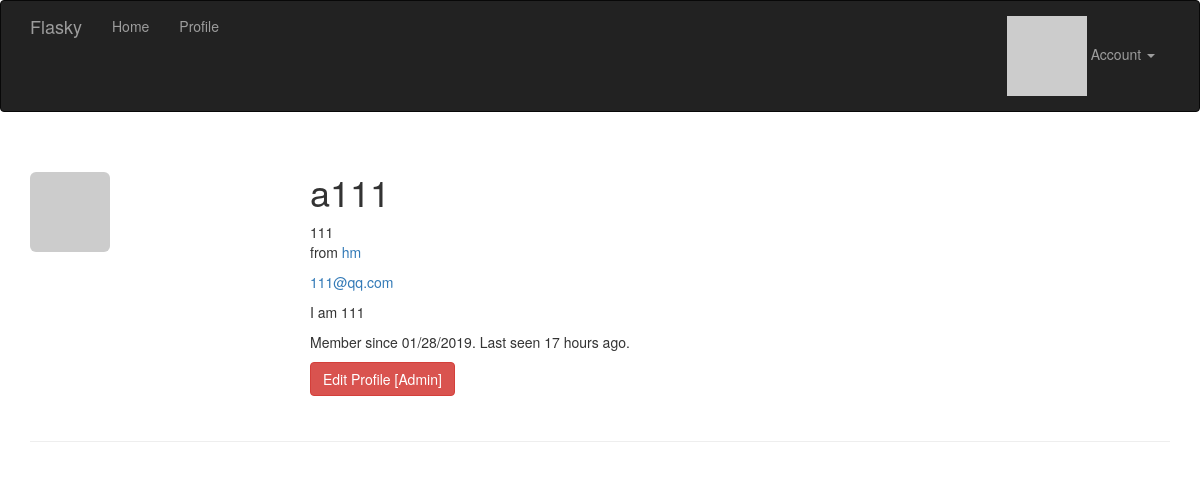
The app's page /user/a111 (signed in) with its own data.
### app/model.py (models this page shows, shortened)
class User(UserMixin,db.Model):
    __tablename__ = 'users'
    id = db.Column(db.Integer,primary_key=True)
    email = db.Column(db.String(64), unique=True, index=True)
    username = db.Column(db.String(64),unique=True)
    role_id = db.Column(db.Integer,db.ForeignKey('roles.id'))
    password_hash = db.Column(db.String(128))
    name = db.Column(db.String(64))  #用户真实姓名
    location = db.Column(db.String(64))  #用户所在地
    about_me = db.Column(db.Text())  #自我介绍
    member_since = db.Column(db.DateTime(),default=datetime.utcnow)  #注册日期
    last_seen = db.Column(db.DateTime(),default=datetime.utcnow)  #最后访问时间
    avatar_hash = db.Column(db.String(32))
    posts = db.relationship('Post',backref='author',lazy='dynamic')
    def can(self,permissions):
        return self.role is not None and (self.role.permissions & permissions) == permissions
    def is_administrator(self):
        return self.can(Permissions.ADMINISTER)
    class AnonymousUser(AnonymousUserMixin):
        def can(self,permissions):
            return False
        def is_administrator(self):
            return False
    login_manager.anonymous_user = AnonymousUser
    def gravatar(self,size=100,default='identicon',rating='g'):
        if request.is_secure:
            url = 'https://secure.gravatar.com/avatar'
        else:
            url = 'http://www.gravatar.com/avatar'
        hash = self.avatar_hash or hashlib.md5(self.email.encode('utf-8')).hexdigest()
        return '{url}/{hash}?s={size}&d={default}&r={rating}'.format(url=url,hash=hash,size=size,default=default,rating=rating)
    def ping(self):
        self.last_seen = datetime.utcnow()
        db.session.add(self)
    @property
    def password(self):
        raise AttributeError('password is not a readable attribute')

### app/main/views.py (the view)
@main.route('/user/<username>')
@login_required
def user(username):
    user = User.query.filter_by(username=username).first()
    if user is None:
        abort(404)
    return render_template('main/user.html',user=user)

### app/auth/views.py (called while the page is built)
@auth.before_app_request
def before_request():
    if current_user.is_authenticated:
        current_user.ping()

### app/main/__init__.py (called while the page is built)
@main.app_context_processor
def inject_permissions():
    return dict(Permissions=Permissions)

### app/model.py (called while the page is built)
@login_manager.user_loader
def load_user(user_id):
    return User.query.get(int(user_id))

### app/templates/main/user.html (shortened to what this page needs)
{% extends "base.html" %}
{% block page_content %}
<div class="page-header">
    <img class="img-rounded profile-thumbnail" src="{{ user.gravatar(size=256) }}">
    <div class="profile-header">
        <h1>{{ user.username }}</h1>
        {% if user.name or user.location %}
        <p>
            {% if user.name %}{{ user.name }}<br>{% endif %}
            {% if user.location %}
                from <a href="http://maps.google.com/?q={{ user.location }}">{{ user.location }}</a><br>
            {% endif %}
        </p>
        {% endif %}
        {% if current_user.is_administrator() %}
        <p><a href="mailto:{{ user.email }}">{{ user.email }}</a></p>
        {% endif %}
        {% if user.about_me %}<p>{{ user.about_me }}</p>{% endif %}
        <p>Member since {{ moment(user.member_since).format('L') }}. Last seen {{ moment(user.last_seen).fromNow() }}.</p>
        <p>
            {% if current_user.is_administrator() %}
            <a class="btn btn-danger" href="{{ url_for('.edit_profile_admin', id=user.id) }}">Edit Profile [Admin]</a>
            {% endif %}
        </p>
    </div>
</div>
{% endblock %}

### app/statc/styles.css (style rules this page uses)
.profile-thumbnail { position: absolute; }
.profile-header { min-height: 260px; margin-left: 280px; }

### records on screen
User: username "a111", name "111", location "hm", email "111@qq.com", about_me "I am 111", member_since "01/28/2019", last_seen "17 hours ago"
